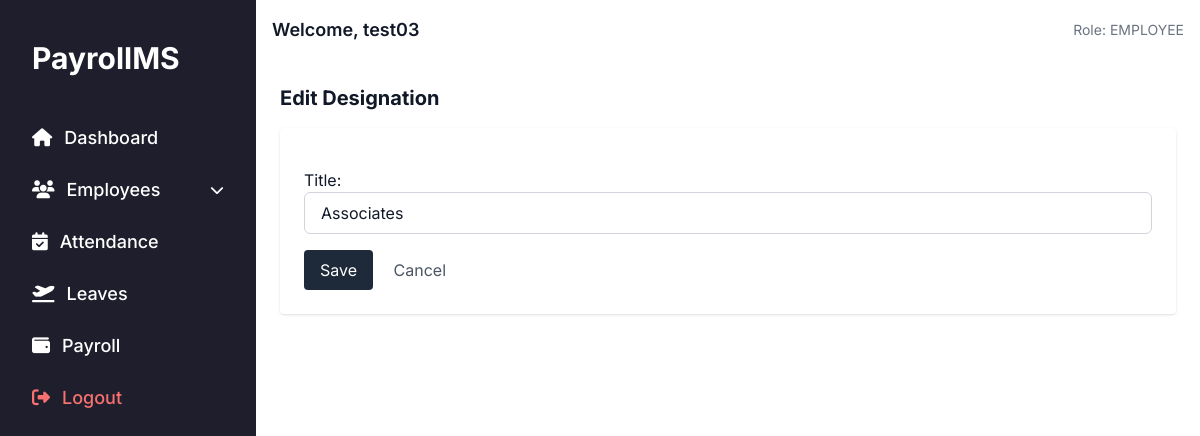
The page /employees/designations/1/edit/ (signed in) on the database its author committed.
### users/models.py (models this page shows, shortened)
class User(AbstractUser):
    ROLE_CHOICES = (
        ('ADMIN', 'Admin'),
        ('HR', 'HR'),
        ('EMPLOYEE', 'Employee'),
    )
    role = models.CharField(max_length=10, choices=ROLE_CHOICES)

### employees/models.py (models this page shows, shortened)
class Designation(models.Model):
    title = models.CharField(max_length=100)

### employees/views.py (the view)
# urls.py: path('designations/<int:pk>/edit/', views.designation_edit, name='designation_edit'),
@login_required
def designation_edit(request, pk):
    designation = get_object_or_404(Designation, pk=pk)
    if request.method == 'POST':
        form = DesignationForm(request.POST, instance=designation)
        if form.is_valid():
            form.save()
            messages.success(request, 'Designation updated successfully.')
            return redirect('employees:designation_list')
    else:
        form = DesignationForm(instance=designation)
    return render(request, 'employees/designation_form.html', {'form': form, 'title': 'Edit Designation'})

### employees/forms.py
class DesignationForm(forms.ModelForm):
    class Meta:
        model = Designation
        fields = ['title']
        widgets = {
            'title': forms.TextInput(attrs={
                'class': 'w-full px-4 py-2 border border-gray-300 rounded-md focus:outline-none focus:ring-2 focus:ring-blue-500'
            })
        }

### templates/employees/designation_form.html (shortened to what this page needs)
{% extends 'dashboard/base_dashboard.html' %}
{% block content %}
<h2 class="text-xl font-bold mb-4">{{ title }}</h2>
<form method="post" class="space-y-4 bg-white p-6 shadow rounded">
  {{ form.as_p }}
  <button type="submit" class="bg-[#1e2a3a] text-white px-4 py-2 rounded hover:bg-[#111b29]">Save</button>
  <a href="{% url 'employees:designation_list' %}" class="ml-4 text-gray-600 hover:underline">Cancel</a>
</form>
{% endblock %}

### templates/dashboard/base_dashboard.html (shortened to what this page needs)
<!DOCTYPE html>
<html lang="en">
<head>
  <script src="https://cdn.tailwindcss.com"></script>
  <link
    rel="stylesheet"
    href="https://cdnjs.cloudflare.com/ajax/libs/font-awesome/6.5.0/css/all.min.css"
  />
</head>
<body class="bg-[#f3f4f6] text-[#111827]">
  <div class="flex h-screen overflow-hidden">
    <aside class="w-64 hidden md:block bg-[#1e1e2d] text-white p-4 shadow-lg">
      <div class="text-3xl font-bold px-4 py-6 text-white">PayrollMS</div>
      <nav class="space-y-2 mt-4 text-lg font-medium">
        <a href="#" class="sidebar-link flex items-center gap-3 px-4 py-2 rounded-lg transition duration-150 hover:bg-[#2a2a3c]">
          <i class="fas fa-home text-white"></i> Dashboard
        </a>
        <div class="sidebar-link px-4 py-2 rounded-lg transition duration-150 hover:bg-[#2a2a3c]">
  <div class="flex items-center justify-between cursor-pointer" onclick="toggleDropdown('employeeMenu')">
    <span class="flex items-center gap-3">
      <i class="fas fa-users text-white"></i> Employees
    </span>
    <i class="fas fa-chevron-down text-sm"></i>
  </div>
</div>
        <a href="#" class="sidebar-link flex items-center gap-3 px-4 py-2 rounded-lg transition duration-150 hover:bg-[#2a2a3c]">
          <i class="fas fa-calendar-check text-white"></i> Attendance
        </a>
        <a href="#" class="sidebar-link flex items-center gap-3 px-4 py-2 rounded-lg transition duration-150 hover:bg-[#2a2a3c]">
          <i class="fas fa-plane-departure text-white"></i> Leaves
        </a>
        <a href="#" class="sidebar-link flex items-center gap-3 px-4 py-2 rounded-lg transition duration-150 hover:bg-[#2a2a3c]">
          <i class="fas fa-wallet text-white"></i> Payroll
        </a>
        <a href="{% url 'users:logout' %}" class="sidebar-link flex items-center gap-3 px-4 py-2 rounded-lg text-red-400 hover:bg-red-900 transition duration-150">
          <i class="fas fa-sign-out-alt"></i> Logout
        </a>
      </nav>
    </aside>
    <div class="flex-1 flex flex-col overflow-hidden">
      <header class="flex justify-between items-center p-4 bg-white shadow">
        <h1 class="text-lg font-semibold">Welcome, {{ request.user.username }}</h1>
        <span class="text-sm text-gray-500">Role: {{ request.user.role }}</span>
      </header>
      <main class="flex-1 overflow-y-auto p-6 bg-white">
        {% block content %}{% endblock %}
      </main>
    </div>
  </div>
</body>
</html>

### templates/dashboard/base_dashboard.html (style rules this page uses)
body { font-family: 'Inter', sans-serif; }

### rows shown on the page
User: user.username "test03", user.role "EMPLOYEE"
Designation: title "Associates"

### other values the page prints
{{ title }} "Edit Designation"
